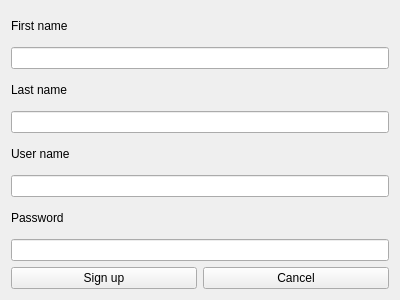
<?xml version="1.0" encoding="UTF-8"?>
<ui version="4.0">
 <class>Sign_up_form</class>
 <widget class="QWidget" name="Sign_up_form">
  <property name="geometry">
   <rect>
    <x>0</x>
    <y>0</y>
    <width>400</width>
    <height>300</height>
   </rect>
  </property>
  <property name="windowTitle">
   <string>Form</string>
  </property>
  <layout class="QHBoxLayout" name="horizontalLayout_2">
   <item>
    <layout class="QHBoxLayout" name="horizontalLayout">
     <item>
      <layout class="QVBoxLayout" name="verticalLayout_2">
       <item>
        <widget class="QLabel" name="lblFname">
         <property name="text">
          <string>First name</string>
         </property>
        </widget>
       </item>
       <item>
        <widget class="QLineEdit" name="lnFname"/>
       </item>
       <item>
        <widget class="QLabel" name="lblLname">
         <property name="text">
          <string>Last name</string>
         </property>
        </widget>
       </item>
       <item>
        <widget class="QLineEdit" name="lnLname"/>
       </item>
       <item>
        <widget class="QLabel" name="lblUsername">
         <property name="text">
          <string>User name</string>
         </property>
        </widget>
       </item>
       <item>
        <widget class="QLineEdit" name="lnUsername"/>
       </item>
       <item>
        <widget class="QLabel" name="lblPassword">
         <property name="text">
          <string>Password</string>
         </property>
        </widget>
       </item>
       <item>
        <widget class="QLineEdit" name="lnPassword">
         <property name="echoMode">
          <enum>QLineEdit::Password</enum>
         </property>
        </widget>
       </item>
       <item>
        <layout class="QHBoxLayout" name="horizontalLayout_3">
         <item>
          <widget class="QPushButton" name="btnSignUp">
           <property name="text">
            <string>Sign up</string>
           </property>
          </widget>
         </item>
         <item>
          <widget class="QPushButton" name="btnCancel">
           <property name="text">
            <string>Cancel</string>
           </property>
          </widget>
         </item>
        </layout>
       </item>
      </layout>
     </item>
    </layout>
   </item>
  </layout>
 </widget>
 <resources/>
 <connections/>
</ui>
